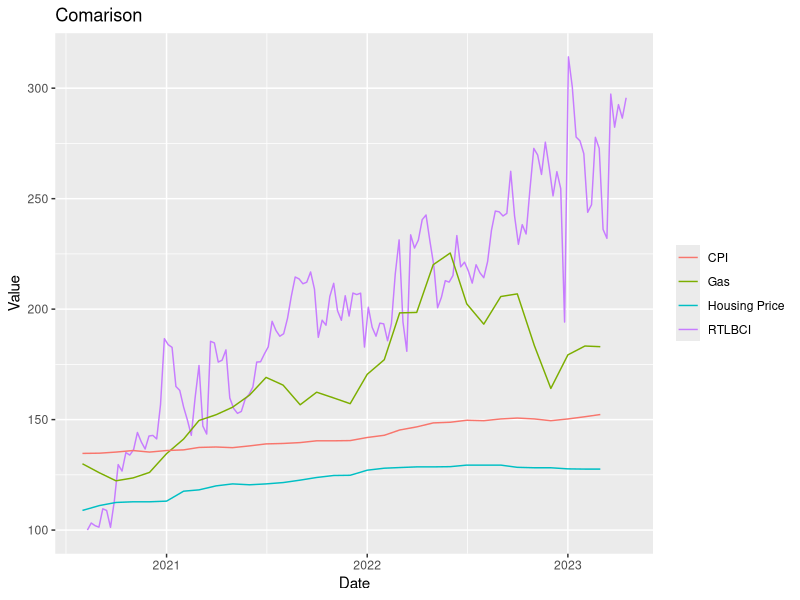
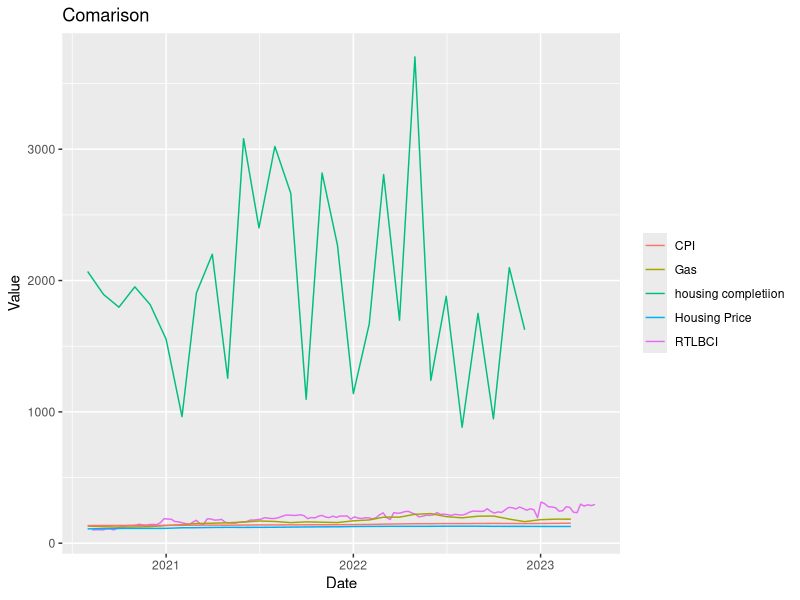

Write the R code that produced these figures, in order.
## ---- chunk 1
library(tidyverse)
## ---- chunk 2
# Read in data: row: city, column: date

#getwd()
#setwd('DATA 599 Capstone/RT-LBCI')

data <- read_csv('RTLBCI/RTLBCI_Cleaned_To_2023-04-28.csv')

date_cols <- colnames(data)[2:ncol(data)] # Get the column names of the date columns
data[date_cols] <- lapply(data[date_cols], as.character) # Convert all date columns to character

data_long <- data %>%
  pivot_longer(cols = -1,   # Select all columns except the first one
               names_to = "Date",   # Name the new 'Date' column
               values_to = "Value") # Name the new 'Value' column

data_wide <- data_long %>%

  # Fill the new city columns with the 'Value' column
  pivot_wider(names_from = City_Provience,
              values_from = Value)

# Adjust the format according to your date format
data_wide$Date <- as.Date(data_wide$Date, format = "%B %d, %Y")

data_wide <- data_wide %>%
  mutate_at(vars(-1), as.numeric)

# write_csv(data_wide, "RTLBCI_reshaped_data.csv")

# Rename data_wide to data
data <- data_wide

data
## ---- chunk 3
# DATA: row: date, column: city

# read in data
df <- read_csv('RTLBCI/RTLBCI_row_date.csv')

df$Geography <- as.Date(df$Geography, format = "%d-%b-%y")

# Rename Geography to Date
colnames(df)[1] <- "Date"

df
## ---- chunk 4
# Gas retail prices

# read in data
df_gas <- read_csv('other_datasets/gas_retail_price.csv')
df_gas$Geography <- paste0("01-", df_gas$Geography)
df_gas$Geography <- as.Date(df_gas$Geography, format = "%d-%b-%y")
colnames(df_gas)[1] <- "Date"


df_gas
## ---- chunk 5
# CPI all items

# read in data
df_cpi <- read_csv('other_datasets/CPI_all_items.csv')
df_cpi$Geography <- paste0("01-", df_cpi$Geography)
df_cpi$Geography <- as.Date(df_cpi$Geography, format = "%d-%b-%y")
colnames(df_cpi)[1] <- "Date"

df_cpi <- df_cpi %>%
  mutate_at(vars(-1), as.numeric)

df_cpi <- na.omit(df_cpi)
df_cpi
## ---- chunk 6
# Housing completions

# read in data
df_housing <- read_csv('other_datasets/housing_completion_van.csv')
df_housing$`Type of unit` <- paste0("01-", df_housing$`Type of unit`)
df_housing$`Type of unit` <- as.Date(df_housing$`Type of unit`, format = "%d-%b-%y")
colnames(df_housing)[1] <- "Date"

df_housing
## ---- chunk 7
# New housing price index

# read in data
df_housing_price <- read_csv('other_datasets/New housing price index_van.csv')

df_housing_price$`New housing price indexes` <- paste0("01-", df_housing_price$`New housing price indexes`)
df_housing_price$`New housing price indexes` <- as.Date(df_housing_price$`New housing price indexes`, format = "%d-%b-%y")
colnames(df_housing_price)[1] <- "Date"

df_housing_price <- na.omit(df_housing_price)
df_housing_price

## ---- chunk 8
# Visualize the data

# RTLBCI
#colnames(data)

# Rename the column names
#colnames(data)
colnames(data)[30] <- "Vancouver"

#colnames(df_gas)
colnames(df_gas)[17] <- "Vancouver"

#colnames(df_cpi)
colnames(df_cpi)[13] <- "Vancouver"

#colnames(df_housing)
colnames(df_housing)[2] <- "Vancouver"

#colnames(df_housing_price)
colnames(df_housing_price)[2] <- "Vancouver"



ggplot() +
  geom_line(data = data, aes(x = Date, y = Vancouver, color = "RTLBCI")) +
  geom_line(data = df_gas, aes(x = Date, y = Vancouver, color = "Gas")) +
  geom_line(data = df_cpi, aes(x = Date, y = Vancouver, color = "CPI")) +
  geom_line(data = df_housing_price, aes(x = Date, y = Vancouver, color = "Housing Price")) +
  labs(title = "Comarison",
       x = "Date",
       y = "Value") +
  theme(legend.title = element_blank())



ggplot() +
  geom_line(data = data, aes(x = Date, y = Vancouver, color = "RTLBCI")) +
  geom_line(data = df_gas, aes(x = Date, y = Vancouver, color = "Gas")) +
  geom_line(data = df_cpi, aes(x = Date, y = Vancouver, color = "CPI")) +
  geom_line(data = df_housing_price, aes(x = Date, y = Vancouver, color = "Housing Price")) +
  geom_line(data = df_housing, aes(x = Date, y = Vancouver, color = "housing completiion")) +
  labs(title = "Comarison",
       x = "Date",
       y = "Value") +
  theme(legend.title = element_blank())
